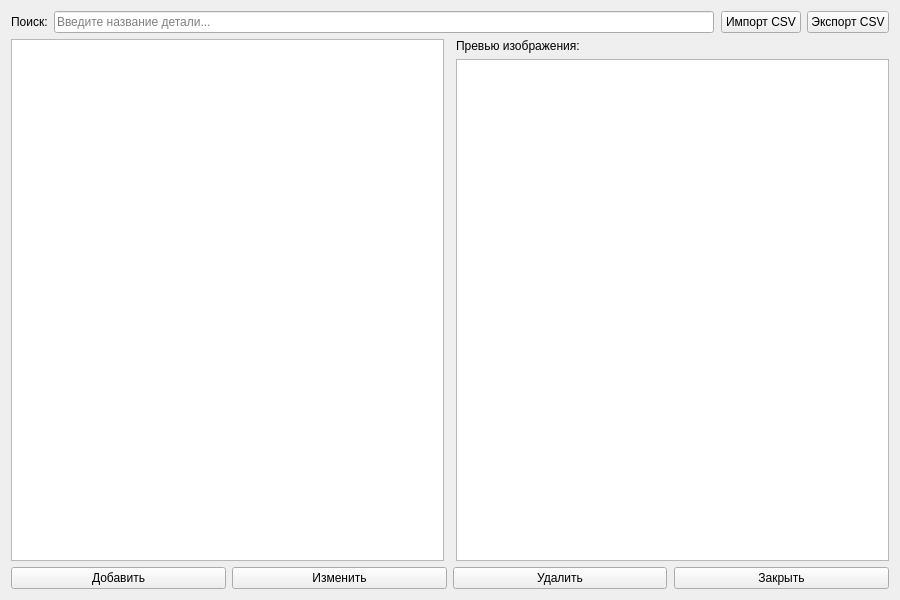
<?xml version="1.0" encoding="UTF-8"?>
<ui version="4.0">
 <class>PartsForm</class>
 <widget class="QWidget" name="PartsForm">
  <property name="geometry">
   <rect>
    <x>0</x>
    <y>0</y>
    <width>900</width>
    <height>600</height>
   </rect>
  </property>
  <property name="windowTitle">
   <string>Справочник деталей</string>
  </property>

  <layout class="QVBoxLayout" name="verticalLayout">
   <item>
    <layout class="QHBoxLayout" name="topBar">
     <item>
      <widget class="QLabel" name="search_label">
       <property name="text">
        <string>Поиск:</string>
       </property>
      </widget>
     </item>
     <item>
      <widget class="QLineEdit" name="search_lineEdit">
       <property name="placeholderText">
        <string>Введите название детали...</string>
       </property>
      </widget>
     </item>
     <item>
      <spacer name="spacer">
       <property name="orientation">
        <enum>Qt.Horizontal</enum>
       </property>
      </spacer>
     </item>
     <item>
      <widget class="QPushButton" name="import_btn">
       <property name="text">
        <string>Импорт CSV</string>
       </property>
      </widget>
     </item>
     <item>
      <widget class="QPushButton" name="export_btn">
       <property name="text">
        <string>Экспорт CSV</string>
       </property>
      </widget>
     </item>
    </layout>
   </item>
   <item>
    <layout class="QHBoxLayout" name="mainLayout">
     <item>
      <widget class="QTableView" name="parts_table">
       <property name="selectionBehavior">
        <enum>QAbstractItemView.SelectRows</enum>
       </property>
       <property name="alternatingRowColors">
        <bool>true</bool>
       </property>
       <property name="editTriggers">
        <set>QAbstractItemView.NoEditTriggers</set>
       </property>
      </widget>
     </item>
     <item>
      <widget class="Line" name="line">
       <property name="orientation">
        <enum>Qt.Vertical</enum>
       </property>
      </widget>
     </item>
     <item>
      <layout class="QVBoxLayout" name="previewLayout">
       <item>
        <widget class="QLabel" name="preview_label">
         <property name="text">
          <string>Превью изображения:</string>
         </property>
        </widget>
       </item>
       <item>
        <widget class="QGraphicsView" name="image_preview">
         <property name="minimumSize">
          <size>
           <width>250</width>
           <height>250</height>
          </size>
         </property>
        </widget>
       </item>
      </layout>
     </item>
    </layout>
   </item>
   <item>
    <layout class="QHBoxLayout" name="bottomBar">
     <item>
      <widget class="QPushButton" name="add_btn">
       <property name="text">
        <string>Добавить</string>
       </property>
      </widget>
     </item>
     <item>
      <widget class="QPushButton" name="edit_btn">
       <property name="text">
        <string>Изменить</string>
       </property>
      </widget>
     </item>
     <item>
      <widget class="QPushButton" name="delete_btn">
       <property name="text">
        <string>Удалить</string>
       </property>
      </widget>
     </item>
     <item>
      <spacer name="horizontalSpacer">
       <property name="orientation">
        <enum>Qt.Horizontal</enum>
       </property>
      </spacer>
     </item>
     <item>
      <widget class="QPushButton" name="close_btn">
       <property name="text">
        <string>Закрыть</string>
       </property>
      </widget>
     </item>
    </layout>
   </item>
  </layout>
 </widget>
 <resources/>
 <connections/>
</ui>
